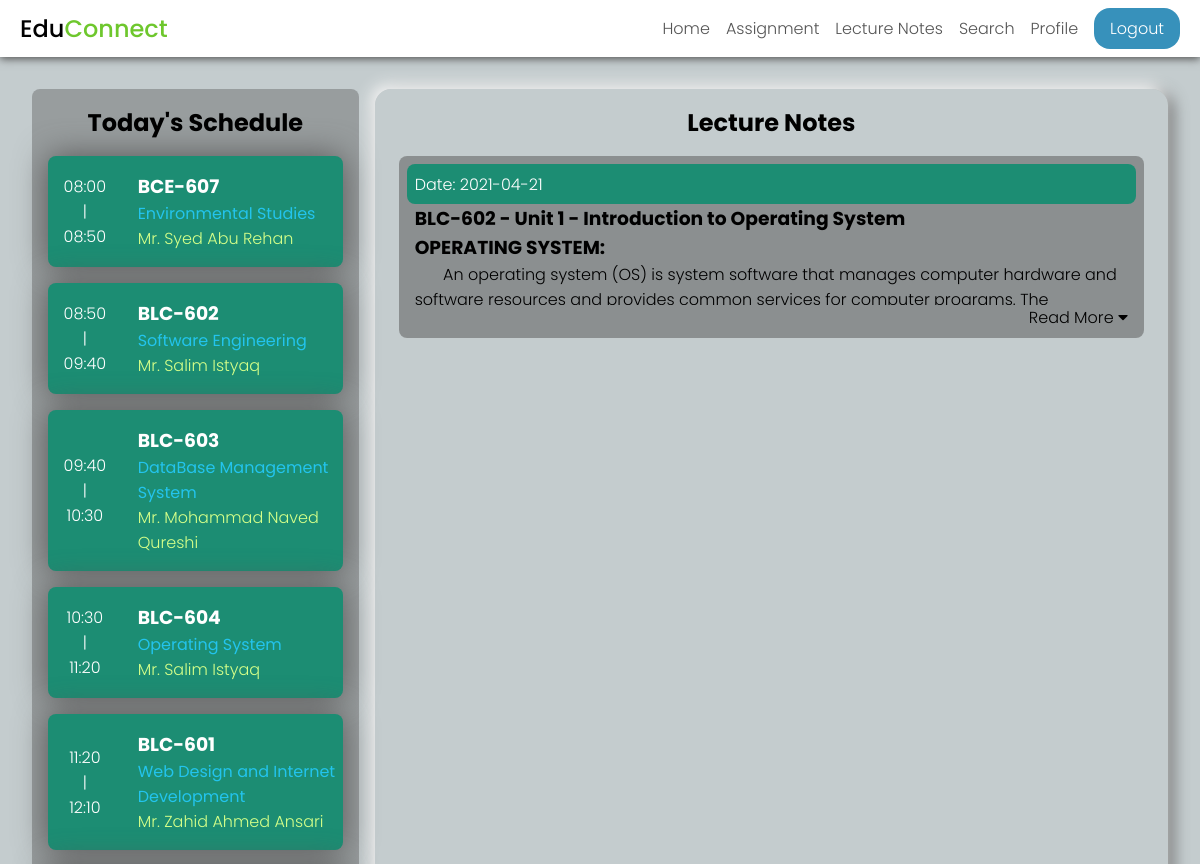
Before: /lecture.php (signed in, upper part) with the older database file.
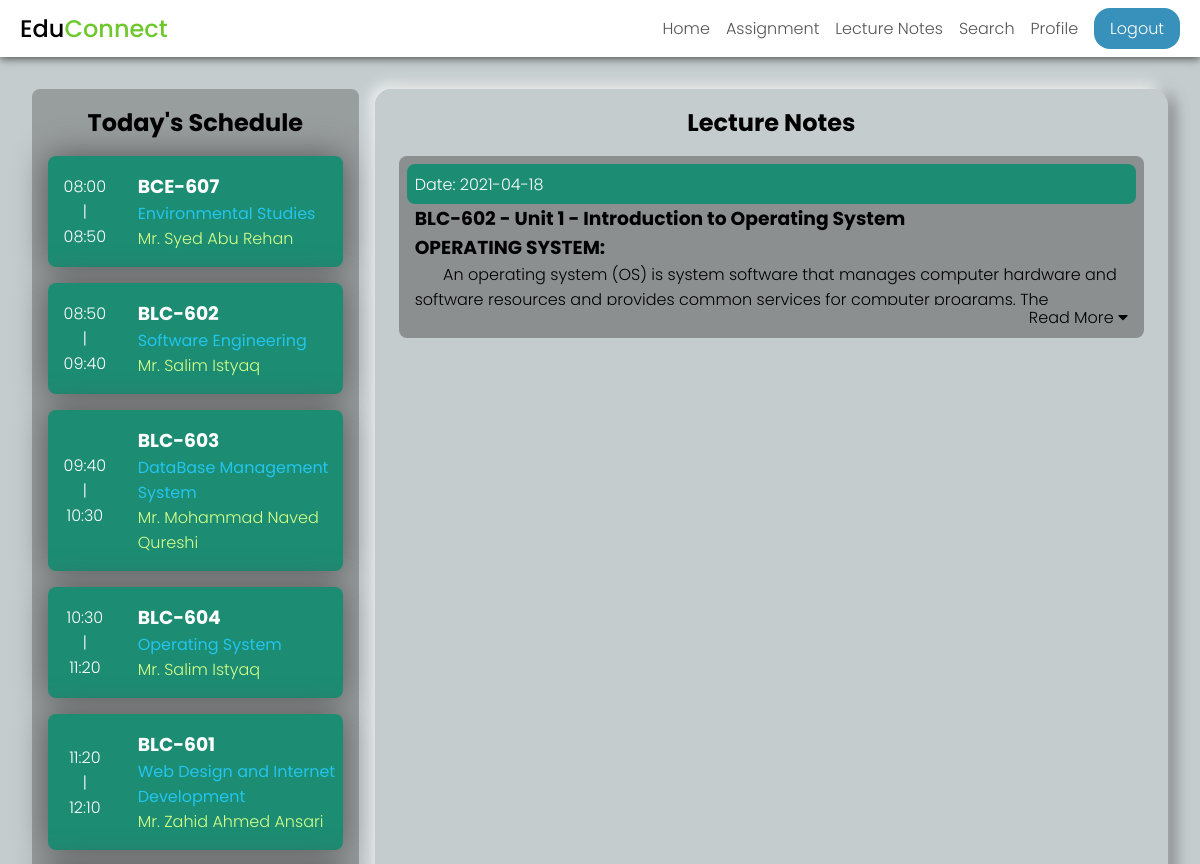
After: the same page with the newer database file.
### tables this page shows
CREATE TABLE `lecturenotes` (
  `lectureId` int(11) NOT NULL AUTO_INCREMENT,
  `coursecode` varchar(20) NOT NULL,
  `title` tinytext NOT NULL,
  `data` text DEFAULT NULL,
  `provideddate` date NOT NULL,
  `providedBy` varchar(20) NOT NULL,
  `attachment` tinyint(1) DEFAULT NULL,
  PRIMARY KEY (`lectureId`),
  KEY `coursecode` (`coursecode`),
  KEY `providedBy` (`providedBy`),
  CONSTRAINT `lecturenotes_ibfk_1` FOREIGN KEY (`coursecode`) REFERENCES `course` (`coursecode`),
  CONSTRAINT `lecturenotes_ibfk_2` FOREIGN KEY (`providedBy`) REFERENCES `professor` (`professorId`)
);

### includes/schedule-section.inc.php (the view, shortened to what the changed rows need)
<div id="schedule-section">
    <h2 class="heading">Today's Schedule</h2>
  </div>

### lecture.php (shortened to what the changed rows need)
<?php
require_once "./includes/header.inc.php";
require_once "./includes/connection.inc.php";
?>
<main id="home">
  <?php include "./includes/schedule-section.inc.php";
  if($_SESSION['userType'] == 'student'){
    ?>
    <div id="home-student">
      <div id="lectureNotes">
        <h2>Lecture Notes</h2>
        <?php
          $sqlLectureNotes = "SELECT * FROM lecturenotes WHERE coursecode IN (SELECT coursecode FROM course WHERE branchId = ? AND semester = ? ) ORDER BY provideddate DESC";
          $stmtLectureNotes = $mysqli->prepare($sqlLectureNotes);
          $stmtLectureNotes->bind_param("ii", $_SESSION['branch'], $_SESSION['semester']);
          $stmtLectureNotes->execute();
          if($result = $stmtLectureNotes->get_result()){
            if($result->num_rows > 0){
              while($row = $result->fetch_assoc()){
                ?>
                <div class="card">
                  <div class="card-head">
                    <div class="provided">Date: <?= $row['provideddate']; ?></div>
                  </div>
                  <h3><?=$row['coursecode'] . " - " . $row['title'] ?></h3>
                  <div class="card-data">
                    <?= $row['data'] ?>
                  </div>
                  <p class="read-more">Read More <i class="fas fa-caret-down"></i></p>
                </div>
                <?php
              }
            }
          }
        ?>
      </div>
    </div>
    <?php
  }
  ?>
</main>
<?php include "./includes/footer.inc.php"; ?>

Changed rows visible on the page:
changed lecturenotes "BLC-602": provideddate "2021-04-21" → "2021-04-18"
